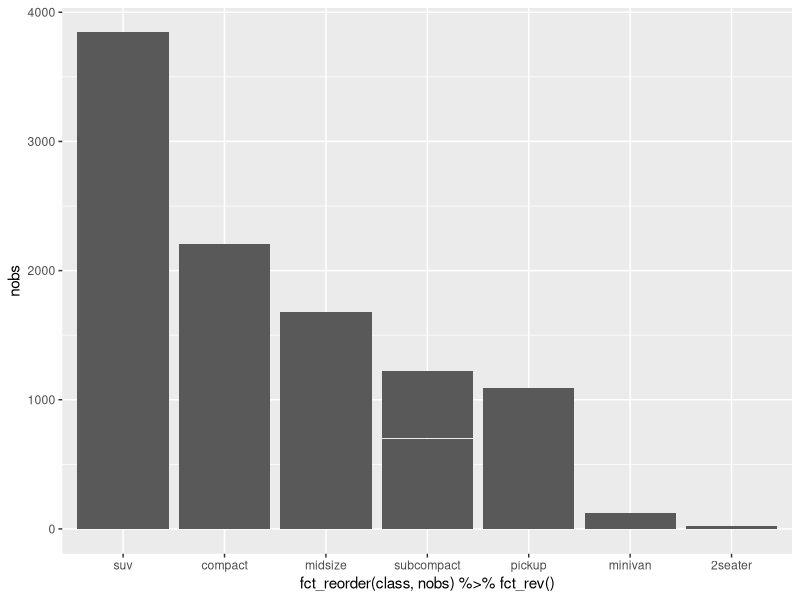
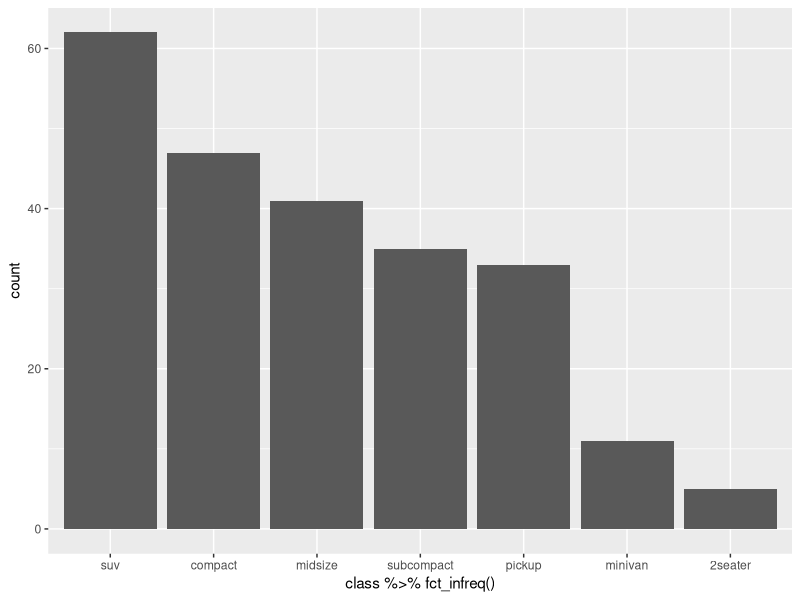

Recreate these plots in R, in order. (Note: this script raises an error after producing the figures.)
# Final Exam
# Initial: 16 Apr 2019
# Revision: 16 Apr 2019
# Ray Nelson

# Libraries
library(tidyverse)
library(conflicted)
conflict_prefer("filter", "dplyr")
conflict_prefer("lag", "dplyr")

# Code Interpretation

# Pareto Charts
mpg %>% 
  group_by(class) %>% 
  mutate(nobs = n()) %>% 
  ggplot(aes(fct_reorder(class, nobs) %>% fct_rev(), nobs)) +
  geom_col()

mpg %>% 
  ggplot(aes(class %>% fct_infreq())) +
    geom_bar()

# Linear model with mtcars
mtcars$vs <- factor(mtcars$vs, levels = c(0,1), labels = c("automatic", "manual"))
mtcars_lm <- lm(mpg ~ wt + vs + vs * wt, data = mtcars)
new_data <- tibble(wt = c(3, 4), vs = c("automatic", "manual"))
mtcars_lm %>% predict(newdata = new_data)

# Data manipulation
flights %>% 
  filter(origin != "EWR") %>% 
  filter(dep_delay > 0) %>% 
  group_by(origin) %>% 
  summarise(
    median_delay = median(dep_delay, na.rm = TRUE),
    IQR_delay = IQR(dep_delay, na.rm = TRUE)
  ) %>% 
  left_join(airports, c("origin" = "faa")) %>% 
  select(name, median_delay, IQR_delay) %>% 
  arrange(median_delay)

# Presidential
presidential %>%
  mutate(id = 33 + row_number()) %>%
  ggplot(aes(start, id, color = party)) +
  geom_point(size = 4) +
  geom_segment(aes(xend = end, yend = id), size = 3) +
  scale_x_date(breaks = presidential$start, date_labels = "'%y") +
  scale_y_continuous(breaks = seq(34, 44, 1), labels = presidential$name) +
  scale_colour_manual(values = c("Republican" = "red", "Democratic" = "blue")) +
  theme(
    panel.grid.minor.x = element_blank(),
    panel.grid.minor.y = element_blank(),
    legend.position = "bottom"
  )

# function and iteration
Mean <- function(x) {
  if(is.numeric(x)){
    mean(x)
  } else {
    NA
  }
}

means <- vector("numeric", length(mpg))
for (i in seq_along(mpg)) {
  means[[i]] <- Mean(mpg[[i]])
}

tibble(means) %>% 
  filter(!is.na(means))
